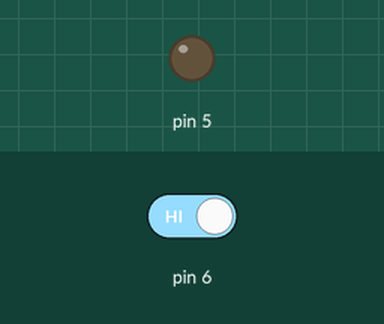
Bench run of a sketch on a simulated Arduino Uno, built with avr-gcc and run on an emulated ATmega328P. Shown: output pins drawn as LEDs (lit = HIGH). Inputs (shaded band) come from the test bench; at power-on: pin 6 HIGH.

Above: at 1.2 s.
1.3 s: pin 6 driven LOW
At 2.5 s:
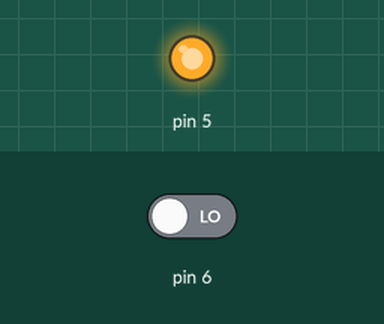
2.8 s: pin 6 driven HIGH
At 3.8 s:
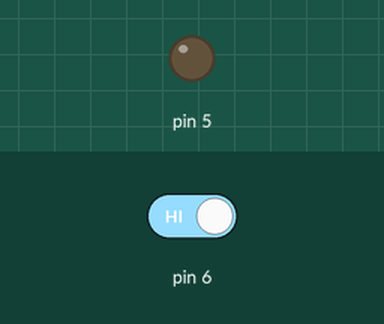
Timing chart, 0 to 5.8 s (numbered marks = the images above; inputs shaded):
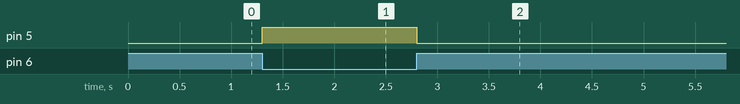

Measured:
- after the input at 1.3 s, pin 5: LOW → HIGH at once
- after the input at 2.8 s, pin 5: HIGH → LOW at once

The sketch:

Razer.ino
```cpp
int val = 0;

void setup() {
  pinMode(5,OUTPUT);
  pinMode(6,INPUT);
}

void loop() {
  val = digitalRead(6);
  if(val == LOW){
    digitalWrite(5,HIGH);
  }else{
    digitalWrite(5,LOW);
  }

}
```
